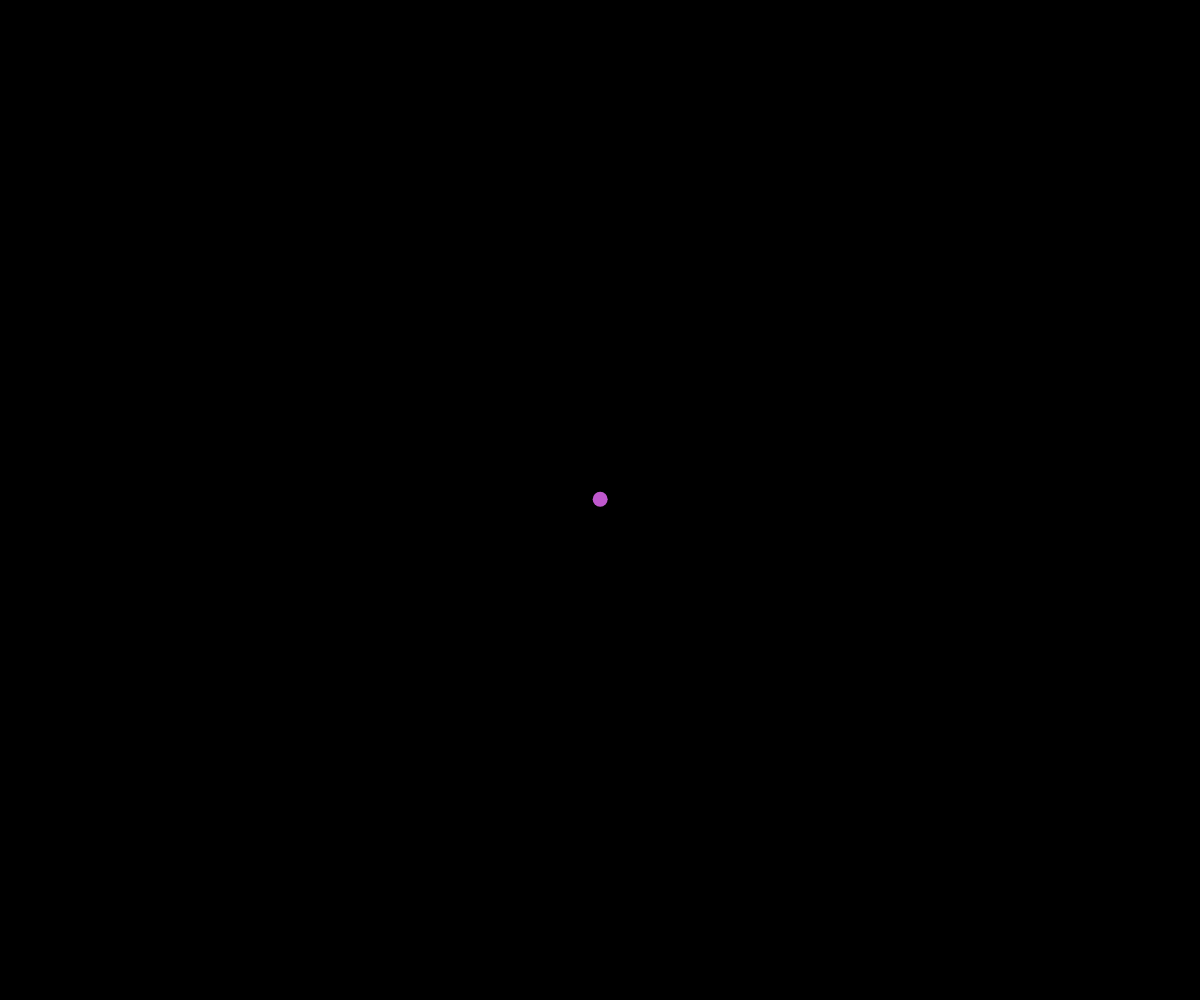
Frame 1 (no input)
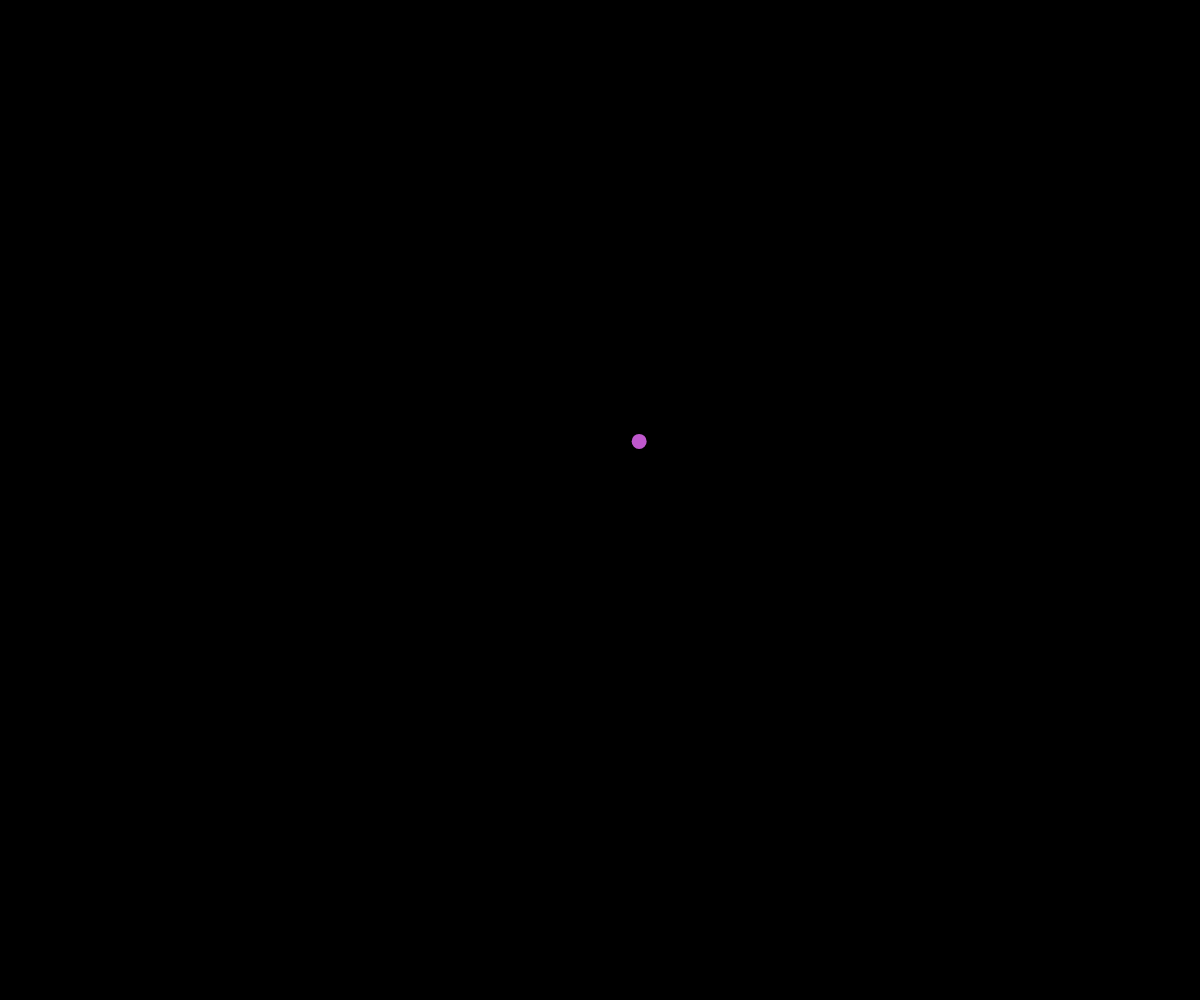
Frame 60 (no input)
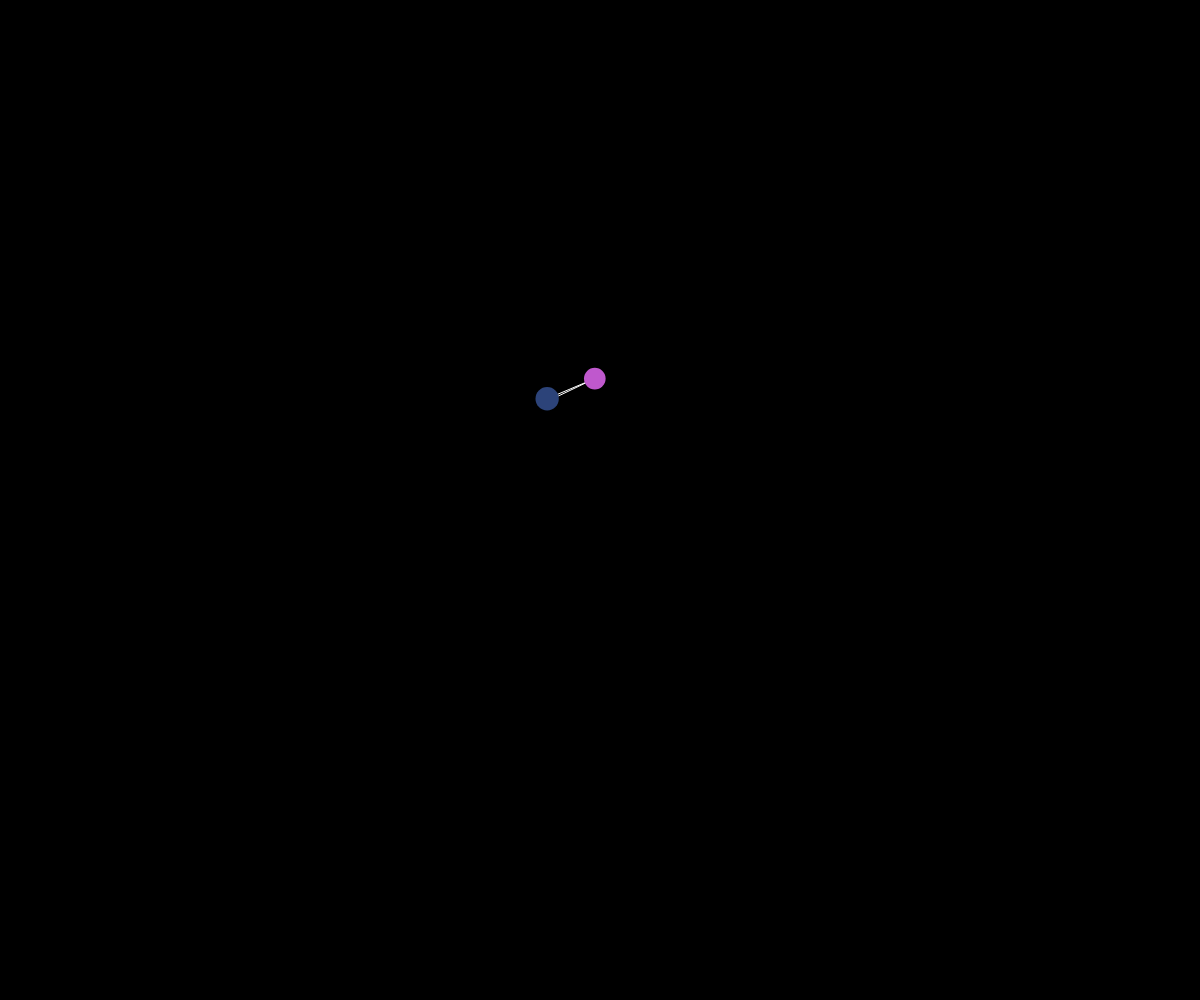
Frame 120 (the mouse pressed at the canvas centre since frame 60)

The p5.js sketch that drew these frames (run headless with seeded random() and noise() and a simulated clock; from frame 60 on, the mouse is pressed at the canvas centre):

// p5.js sketch
// ── sketch.js
// Connected nodes demo

let points = [];

function setup() {
  createCanvas(windowWidth, windowHeight);
  points.push(new MovingPoint(width/2, height/2));
}

function draw() {
  background(0);

  for (let point of points) {
    point.update();
    point.join(points);
  }
  for (let point of points) {
    point.display();
  }
}

class MovingPoint {
  constructor(x, y) {
    this.speed = 5;
    this.radius = 15;
    this.maxRadius = 50;
    this.minRadius = 15;
    this.reach = 150;
    this.x = x;
    this.y = y;
    this.xTime = random(1000);
    this.yTime = random(1000);
    this.deltaTime = 0.01;
    this.color = color(random(255), random(255), random(255));
  }
  display() {
    noStroke();
    fill(this.color);
    circle(this.x, this.y, this.radius);
  }
  update() {
    this.move();
    this.wrap();
    this.adjust();
  }
  join(pointsArray) {
    for (let otherPoint of pointsArray) {
      if (this !== otherPoint) {
        let pointDistance = dist(this.x, this.y, otherPoint.x, otherPoint.y);
        if (pointDistance < this.reach) {
          stroke("white");
          line(this.x, this.y, otherPoint.x, otherPoint.y);
        }
      }
    }
  }
  move() {
    let dx = noise(this.xTime);
    let dy = noise(this.yTime);

    this.dx = map(dx, 0, 1, -this.speed, this.speed);
    this.dy = map(dy, 0, 1, -this.speed, this.speed);

    this.x += this.dx;
    this.y += this.dy;

    this.xTime += this.deltaTime;
    this.yTime += this.deltaTime;
  }
  wrap() {
    if (this.y > height) {
      this.y -= height;
    }
    else if (this.y < 0) {
      this.y += height;
    }
    else if (this.x > width) {
      this.x -= width;
    }
    else if (this.x < 0) {
      this.x += width;
    }
  }
  adjust() {
    let mouseDistance = dist(this.x, this.y, mouseX, mouseY);
    if (mouseDistance < this.reach) {
      let theSize = map(mouseDistance, 0, this.reach, this.maxRadius, this.minRadius);
      this.radius = theSize;
    }
    else {
      this.radius = this.minRadius;
    }
  }
}

function mousePressed() {
  points.push(new MovingPoint(mouseX, mouseY));
}
